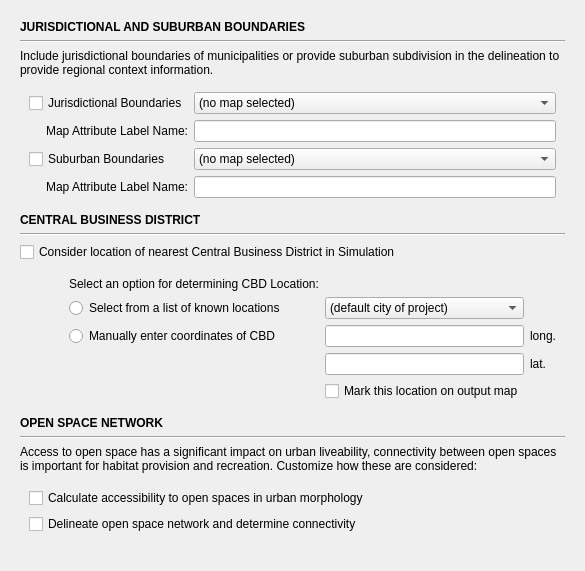
            <widget class="QWidget" name="connectivity_contents">
             <property name="geometry">
              <rect>
               <x>0</x>
               <y>0</y>
               <width>538</width>
               <height>571</height>
              </rect>
             </property>
             <layout class="QVBoxLayout" name="verticalLayout_6">
              <item>
               <layout class="QVBoxLayout" name="verticalLayout_16">
                <property name="margin">
                 <number>9</number>
                </property>
                <item>
                 <widget class="QLabel" name="geography_title">
                  <property name="text">
                   <string>&lt;html&gt;&lt;head/&gt;&lt;body&gt;&lt;p&gt;&lt;span style=&quot; font-weight:600;&quot;&gt;JURISDICTIONAL AND SUBURBAN BOUNDARIES&lt;/span&gt;&lt;/p&gt;&lt;/body&gt;&lt;/html&gt;</string>
                  </property>
                 </widget>
                </item>
                <item>
                 <widget class="Line" name="div2_1">
                  <property name="orientation">
                   <enum>Qt::Horizontal</enum>
                  </property>
                 </widget>
                </item>
                <item>
                 <widget class="QLabel" name="geography_lbl">
                  <property name="whatsThis">
                   <string>&lt;!DOCTYPE HTML PUBLIC &quot;-//W3C//DTD HTML 4.0//EN&quot; &quot;http://www.w3.org/TR/REC-html40/strict.dtd&quot;&gt;
&lt;html&gt;&lt;head&gt;&lt;meta name=&quot;qrichtext&quot; content=&quot;1&quot; /&gt;&lt;style type=&quot;text/css&quot;&gt;
p, li { white-space: pre-wrap; }
&lt;/style&gt;&lt;/head&gt;&lt;body style=&quot; font-family:'MS Shell Dlg 2'; font-size:8.25pt; font-weight:400; font-style:normal;&quot;&gt;
&lt;p style=&quot;-qt-paragraph-type:empty; margin-top:0px; margin-bottom:0px; margin-left:0px; margin-right:0px; -qt-block-indent:0; text-indent:0px; font-size:8pt;&quot;&gt;&lt;/p&gt;&lt;/body&gt;&lt;/html&gt;</string>
                  </property>
                  <property name="text">
                   <string>Include jurisdictional boundaries of municipalities or provide suburban subdivision in the delineation to provide regional context information.</string>
                  </property>
                  <property name="wordWrap">
                   <bool>true</bool>
                  </property>
                 </widget>
                </item>
                <item>
                 <widget class="QWidget" name="boundary_widget" native="true">
                  <layout class="QGridLayout" name="gridLayout_9">
                   <item row="3" column="0">
                    <widget class="QLabel" name="geopolitical_lbl">
                     <property name="text">
                      <string>&lt;html&gt;&lt;head/&gt;&lt;body&gt;&lt;p align=&quot;right&quot;&gt;Map Attribute Label Name:&lt;/p&gt;&lt;/body&gt;&lt;/html&gt;</string>
                     </property>
                    </widget>
                   </item>
                   <item row="4" column="1">
                    <widget class="QComboBox" name="suburb_combo">
                     <item>
                      <property name="text">
                       <string>(no map selected)</string>
                      </property>
                     </item>
                    </widget>
                   </item>
                   <item row="4" column="0">
                    <widget class="QCheckBox" name="suburb_check">
                     <property name="toolTip">
                      <string>Checking this box will produce a CBD point on the &quot;block centres&quot; output map.</string>
                     </property>
                     <property name="whatsThis">
                      <string>Check if you want to avoid localised ponds forming in the region. If this is of particular interest because the DEM's accuracy has been assured and the purpose of the simulation is to assess these problem spots, then leave this box unchecked.

Correction proceeds as follows:
- If cell cannot transfer water downhill, but there is an adjacent cell with identical elevation within tolerance limit, it will transfer the water into this.
- If tolerance limit is not met, cell's water is routed directly to catchment outlet.</string>
                     </property>
                     <property name="text">
                      <string>Suburban Boundaries</string>
                     </property>
                    </widget>
                   </item>
                   <item row="1" column="0">
                    <widget class="QCheckBox" name="geopolitical_check">
                     <property name="toolTip">
                      <string>Checking this box will produce a CBD point on the &quot;block centres&quot; output map.</string>
                     </property>
                     <property name="whatsThis">
                      <string>Check if you want to avoid localised ponds forming in the region. If this is of particular interest because the DEM's accuracy has been assured and the purpose of the simulation is to assess these problem spots, then leave this box unchecked.

Correction proceeds as follows:
- If cell cannot transfer water downhill, but there is an adjacent cell with identical elevation within tolerance limit, it will transfer the water into this.
- If tolerance limit is not met, cell's water is routed directly to catchment outlet.</string>
                     </property>
                     <property name="text">
                      <string>Jurisdictional Boundaries</string>
                     </property>
                    </widget>
                   </item>
                   <item row="3" column="1">
                    <widget class="QLineEdit" name="geopolitical_line">
                     <property name="toolTip">
                      <string>Units of decimal degrees</string>
                     </property>
                    </widget>
                   </item>
                   <item row="7" column="1">
                    <widget class="QLineEdit" name="suburb_line">
                     <property name="toolTip">
                      <string>Units of decimal degrees.</string>
                     </property>
                    </widget>
                   </item>
                   <item row="7" column="0">
                    <widget class="QLabel" name="suburb_lbl_2">
                     <property name="text">
                      <string>&lt;html&gt;&lt;head/&gt;&lt;body&gt;&lt;p align=&quot;right&quot;&gt;Map Attribute Label Name:&lt;/p&gt;&lt;/body&gt;&lt;/html&gt;</string>
                     </property>
                    </widget>
                   </item>
                   <item row="1" column="1">
                    <widget class="QComboBox" name="geopolitical_combo">
                     <item>
                      <property name="text">
                       <string>(no map selected)</string>
                      </property>
                     </item>
                    </widget>
                   </item>
                  </layout>
                 </widget>
                </item>
                <item>
                 <widget class="QLabel" name="cbd_lbl">
                  <property name="text">
                   <string>&lt;html&gt;&lt;head/&gt;&lt;body&gt;&lt;p&gt;&lt;span style=&quot; font-weight:600;&quot;&gt;CENTRAL BUSINESS DISTRICT&lt;/span&gt;&lt;/p&gt;&lt;/body&gt;&lt;/html&gt;</string>
                  </property>
                 </widget>
                </item>
                <item>
                 <widget class="Line" name="div2_2">
                  <property name="orientation">
                   <enum>Qt::Horizontal</enum>
                  </property>
                 </widget>
                </item>
                <item>
                 <widget class="QCheckBox" name="considergeo_check">
                  <property name="toolTip">
                   <string>Checking this box will have the model to calculate distance from CBD (based on a selected city using its central point of reference).</string>
                  </property>
                  <property name="whatsThis">
                   <string/>
                  </property>
                  <property name="text">
                   <string>Consider location of nearest Central Business District in Simulation</string>
                  </property>
                 </widget>
                </item>
                <item>
                 <widget class="QWidget" name="region_widget" native="true">
                  <layout class="QGridLayout" name="gridLayout_2">
                   <item row="2" column="2">
                    <widget class="QComboBox" name="city_combo">
                     <item>
                      <property name="text">
                       <string>(default city of project)</string>
                      </property>
                     </item>
                    </widget>
                   </item>
                   <item row="7" column="2">
                    <widget class="QLineEdit" name="cbdlat_box">
                     <property name="toolTip">
                      <string>Units of decimal degrees.</string>
                     </property>
                    </widget>
                   </item>
                   <item row="8" column="2">
                    <widget class="QCheckBox" name="cbdmark_check">
                     <property name="toolTip">
                      <string>Checking this box will produce a CBD point on the &quot;block centres&quot; output map.</string>
                     </property>
                     <property name="whatsThis">
                      <string>Check if you want to avoid localised ponds forming in the region. If this is of particular interest because the DEM's accuracy has been assured and the purpose of the simulation is to assess these problem spots, then leave this box unchecked.

Correction proceeds as follows:
- If cell cannot transfer water downhill, but there is an adjacent cell with identical elevation within tolerance limit, it will transfer the water into this.
- If tolerance limit is not met, cell's water is routed directly to catchment outlet.</string>
                     </property>
                     <property name="text">
                      <string>Mark this location on output map</string>
                     </property>
                    </widget>
                   </item>
                   <item row="4" column="2">
                    <widget class="QLineEdit" name="cbdlong_box">
                     <property name="toolTip">
                      <string>Units of decimal degrees</string>
                     </property>
                    </widget>
                   </item>
                   <item row="1" column="1">
                    <widget class="QLabel" name="cbdoption_lbl">
                     <property name="whatsThis">
                      <string>&lt;!DOCTYPE HTML PUBLIC &quot;-//W3C//DTD HTML 4.0//EN&quot; &quot;http://www.w3.org/TR/REC-html40/strict.dtd&quot;&gt;
&lt;html&gt;&lt;head&gt;&lt;meta name=&quot;qrichtext&quot; content=&quot;1&quot; /&gt;&lt;style type=&quot;text/css&quot;&gt;
p, li { white-space: pre-wrap; }
&lt;/style&gt;&lt;/head&gt;&lt;body style=&quot; font-family:'MS Shell Dlg 2'; font-size:8.25pt; font-weight:400; font-style:normal;&quot;&gt;
&lt;p style=&quot;-qt-paragraph-type:empty; margin-top:0px; margin-bottom:0px; margin-left:0px; margin-right:0px; -qt-block-indent:0; text-indent:0px; font-size:8pt;&quot;&gt;&lt;/p&gt;&lt;/body&gt;&lt;/html&gt;</string>
                     </property>
                     <property name="text">
                      <string>Select an option for determining CBD Location:</string>
                     </property>
                    </widget>
                   </item>
                   <item row="2" column="0">
                    <spacer name="horizontalSpacer_5">
                     <property name="orientation">
                      <enum>Qt::Horizontal</enum>
                     </property>
                     <property name="sizeType">
                      <enum>QSizePolicy::Fixed</enum>
                     </property>
                     <property name="sizeHint" stdset="0">
                      <size>
                       <width>40</width>
                       <height>20</height>
                      </size>
                     </property>
                    </spacer>
                   </item>
                   <item row="2" column="1">
                    <widget class="QRadioButton" name="cbdknown_radio">
                     <property name="toolTip">
                      <string>Choose the nearest city if your case study is within its metropolitan region.</string>
                     </property>
                     <property name="text">
                      <string>Select from a list of known locations</string>
                     </property>
                    </widget>
                   </item>
                   <item row="4" column="1">
                    <widget class="QRadioButton" name="cbdmanual_radio">
                     <property name="toolTip">
                      <string>Enter the coordinates of your city's CBD manually. Use decimal degrees.</string>
                     </property>
                     <property name="text">
                      <string>Manually enter coordinates of CBD</string>
                     </property>
                    </widget>
                   </item>
                   <item row="7" column="3">
                    <widget class="QLabel" name="cbdlat_lbl">
                     <property name="text">
                      <string>lat.</string>
                     </property>
                    </widget>
                   </item>
                   <item row="4" column="3">
                    <widget class="QLabel" name="cbdlong_lbl">
                     <property name="text">
                      <string>long.</string>
                     </property>
                    </widget>
                   </item>
                  </layout>
                 </widget>
                </item>
                <item>
                 <widget class="QLabel" name="osnet_title">
                  <property name="text">
                   <string>&lt;html&gt;&lt;head/&gt;&lt;body&gt;&lt;p&gt;&lt;span style=&quot; font-weight:600;&quot;&gt;OPEN SPACE NETWORK&lt;/span&gt;&lt;/p&gt;&lt;/body&gt;&lt;/html&gt;</string>
                  </property>
                 </widget>
                </item>
                <item>
                 <widget class="Line" name="div2_3">
                  <property name="orientation">
                   <enum>Qt::Horizontal</enum>
                  </property>
                 </widget>
                </item>
                <item>
                 <widget class="QLabel" name="osnet_descr">
                  <property name="whatsThis">
                   <string>&lt;!DOCTYPE HTML PUBLIC &quot;-//W3C//DTD HTML 4.0//EN&quot; &quot;http://www.w3.org/TR/REC-html40/strict.dtd&quot;&gt;
&lt;html&gt;&lt;head&gt;&lt;meta name=&quot;qrichtext&quot; content=&quot;1&quot; /&gt;&lt;style type=&quot;text/css&quot;&gt;
p, li { white-space: pre-wrap; }
&lt;/style&gt;&lt;/head&gt;&lt;body style=&quot; font-family:'MS Shell Dlg 2'; font-size:8.25pt; font-weight:400; font-style:normal;&quot;&gt;
&lt;p style=&quot; margin-top:0px; margin-bottom:0px; margin-left:0px; margin-right:0px; -qt-block-indent:0; text-indent:0px;&quot;&gt;&lt;span style=&quot; font-size:8pt;&quot;&gt;How many blocks to consider when determining drainage fluxes (the greater the number, the greater the computational burden).&lt;/span&gt;&lt;/p&gt;&lt;/body&gt;&lt;/html&gt;</string>
                  </property>
                  <property name="text">
                   <string>Access to open space has a significant impact on urban liveability, connectivity between open spaces is important for habitat provision and recreation. Customize how these are considered:</string>
                  </property>
                  <property name="wordWrap">
                   <bool>true</bool>
                  </property>
                 </widget>
                </item>
                <item>
                 <widget class="QWidget" name="osnet_widget" native="true">
                  <layout class="QGridLayout" name="gridLayout_14">
                   <item row="1" column="0">
                    <widget class="QCheckBox" name="osnet_accessibility_check">
                     <property name="toolTip">
                      <string>&lt;!DOCTYPE HTML PUBLIC &quot;-//W3C//DTD HTML 4.0//EN&quot; &quot;http://www.w3.org/TR/REC-html40/strict.dtd&quot;&gt;
&lt;html&gt;&lt;head&gt;&lt;meta name=&quot;qrichtext&quot; content=&quot;1&quot; /&gt;&lt;style type=&quot;text/css&quot;&gt;
p, li { white-space: pre-wrap; }
&lt;/style&gt;&lt;/head&gt;&lt;body style=&quot; font-family:'MS Shell Dlg 2'; font-size:8.25pt; font-weight:400; font-style:normal;&quot;&gt;
&lt;p style=&quot; margin-top:0px; margin-bottom:0px; margin-left:0px; margin-right:0px; -qt-block-indent:0; text-indent:0px;&quot;&gt;&lt;span style=&quot; font-size:8pt;&quot;&gt;Check if you want to avoid localised ponds forming in the region. If this is of particular interest because the DEM's accuracy has been assured and the purpose of the simulation is to assess these problem spots, then leave this box unchecked.&lt;/span&gt;&lt;/p&gt;
&lt;p style=&quot;-qt-paragraph-type:empty; margin-top:0px; margin-bottom:0px; margin-left:0px; margin-right:0px; -qt-block-indent:0; text-indent:0px; font-size:8pt;&quot;&gt;&lt;/p&gt;
&lt;p style=&quot; margin-top:0px; margin-bottom:0px; margin-left:0px; margin-right:0px; -qt-block-indent:0; text-indent:0px;&quot;&gt;&lt;span style=&quot; font-size:8pt;&quot;&gt;Correction proceeds as follows:&lt;/span&gt;&lt;/p&gt;
&lt;p style=&quot; margin-top:0px; margin-bottom:0px; margin-left:0px; margin-right:0px; -qt-block-indent:0; text-indent:0px;&quot;&gt;&lt;span style=&quot; font-size:8pt;&quot;&gt;- If cell cannot transfer water downhill, but there is an adjacent cell with identical elevation within tolerance limit, it will transfer the water into this.&lt;/span&gt;&lt;/p&gt;
&lt;p style=&quot; margin-top:0px; margin-bottom:0px; margin-left:0px; margin-right:0px; -qt-block-indent:0; text-indent:0px;&quot;&gt;&lt;span style=&quot; font-size:8pt;&quot;&gt;- If tolerance limit is not met, cell's water is routed directly to catchment outlet.&lt;/span&gt;&lt;/p&gt;&lt;/body&gt;&lt;/html&gt;</string>
                     </property>
                     <property name="whatsThis">
                      <string>&lt;!DOCTYPE HTML PUBLIC &quot;-//W3C//DTD HTML 4.0//EN&quot; &quot;http://www.w3.org/TR/REC-html40/strict.dtd&quot;&gt;
&lt;html&gt;&lt;head&gt;&lt;meta name=&quot;qrichtext&quot; content=&quot;1&quot; /&gt;&lt;style type=&quot;text/css&quot;&gt;
p, li { white-space: pre-wrap; }
&lt;/style&gt;&lt;/head&gt;&lt;body style=&quot; font-family:'MS Shell Dlg 2'; font-size:8.25pt; font-weight:400; font-style:normal;&quot;&gt;
&lt;p style=&quot; margin-top:0px; margin-bottom:0px; margin-left:0px; margin-right:0px; -qt-block-indent:0; text-indent:0px;&quot;&gt;&lt;span style=&quot; font-size:8pt;&quot;&gt;Applies a weighted average smoothing filter over the DEM layer. &lt;/span&gt;&lt;/p&gt;&lt;/body&gt;&lt;/html&gt;</string>
                     </property>
                     <property name="text">
                      <string>Calculate accessibility to open spaces in urban morphology</string>
                     </property>
                    </widget>
                   </item>
                   <item row="2" column="0">
                    <widget class="QCheckBox" name="osnet_spacenet_check">
                     <property name="toolTip">
                      <string>&lt;!DOCTYPE HTML PUBLIC &quot;-//W3C//DTD HTML 4.0//EN&quot; &quot;http://www.w3.org/TR/REC-html40/strict.dtd&quot;&gt;
&lt;html&gt;&lt;head&gt;&lt;meta name=&quot;qrichtext&quot; content=&quot;1&quot; /&gt;&lt;style type=&quot;text/css&quot;&gt;
p, li { white-space: pre-wrap; }
&lt;/style&gt;&lt;/head&gt;&lt;body style=&quot; font-family:'MS Shell Dlg 2'; font-size:8.25pt; font-weight:400; font-style:normal;&quot;&gt;
&lt;p style=&quot; margin-top:0px; margin-bottom:0px; margin-left:0px; margin-right:0px; -qt-block-indent:0; text-indent:0px;&quot;&gt;&lt;span style=&quot; font-size:8pt;&quot;&gt;Check if you want to avoid localised ponds forming in the region. If this is of particular interest because the DEM's accuracy has been assured and the purpose of the simulation is to assess these problem spots, then leave this box unchecked.&lt;/span&gt;&lt;/p&gt;
&lt;p style=&quot;-qt-paragraph-type:empty; margin-top:0px; margin-bottom:0px; margin-left:0px; margin-right:0px; -qt-block-indent:0; text-indent:0px; font-size:8pt;&quot;&gt;&lt;/p&gt;
&lt;p style=&quot; margin-top:0px; margin-bottom:0px; margin-left:0px; margin-right:0px; -qt-block-indent:0; text-indent:0px;&quot;&gt;&lt;span style=&quot; font-size:8pt;&quot;&gt;Correction proceeds as follows:&lt;/span&gt;&lt;/p&gt;
&lt;p style=&quot; margin-top:0px; margin-bottom:0px; margin-left:0px; margin-right:0px; -qt-block-indent:0; text-indent:0px;&quot;&gt;&lt;span style=&quot; font-size:8pt;&quot;&gt;- If cell cannot transfer water downhill, but there is an adjacent cell with identical elevation within tolerance limit, it will transfer the water into this.&lt;/span&gt;&lt;/p&gt;
&lt;p style=&quot; margin-top:0px; margin-bottom:0px; margin-left:0px; margin-right:0px; -qt-block-indent:0; text-indent:0px;&quot;&gt;&lt;span style=&quot; font-size:8pt;&quot;&gt;- If tolerance limit is not met, cell's water is routed directly to catchment outlet.&lt;/span&gt;&lt;/p&gt;&lt;/body&gt;&lt;/html&gt;</string>
                     </property>
                     <property name="whatsThis">
                      <string>&lt;!DOCTYPE HTML PUBLIC &quot;-//W3C//DTD HTML 4.0//EN&quot; &quot;http://www.w3.org/TR/REC-html40/strict.dtd&quot;&gt;
&lt;html&gt;&lt;head&gt;&lt;meta name=&quot;qrichtext&quot; content=&quot;1&quot; /&gt;&lt;style type=&quot;text/css&quot;&gt;
p, li { white-space: pre-wrap; }
&lt;/style&gt;&lt;/head&gt;&lt;body style=&quot; font-family:'MS Shell Dlg 2'; font-size:8.25pt; font-weight:400; font-style:normal;&quot;&gt;
&lt;p style=&quot; margin-top:0px; margin-bottom:0px; margin-left:0px; margin-right:0px; -qt-block-indent:0; text-indent:0px;&quot;&gt;&lt;span style=&quot; font-size:8pt;&quot;&gt;Applies a weighted average smoothing filter over the DEM layer. &lt;/span&gt;&lt;/p&gt;&lt;/body&gt;&lt;/html&gt;</string>
                     </property>
                     <property name="text">
                      <string>Delineate open space network and determine connectivity</string>
                     </property>
                    </widget>
                   </item>
                  </layout>
                 </widget>
                </item>
               </layout>
              </item>
              <item>
               <spacer name="verticalSpacer_2">
                <property name="orientation">
                 <enum>Qt::Vertical</enum>
                </property>
                <property name="sizeHint" stdset="0">
                 <size>
                  <width>20</width>
                  <height>40</height>
                 </size>
                </property>
               </spacer>
              </item>
             </layout>
            </widget>
